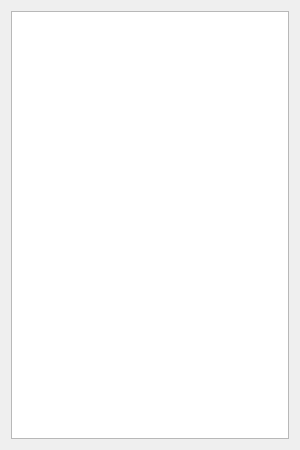
<?xml version="1.0" encoding="UTF-8"?>
<ui version="4.0">
 <class>DownloadLanguageForm</class>
 <widget class="QWidget" name="DownloadLanguageForm">
  <property name="geometry">
   <rect>
    <x>0</x>
    <y>0</y>
    <width>300</width>
    <height>450</height>
   </rect>
  </property>
  <property name="maximumSize">
   <size>
    <width>300</width>
    <height>450</height>
   </size>
  </property>
  <property name="windowTitle">
   <string>Language manager</string>
  </property>
  <property name="windowIcon">
   <iconset theme=":/resources/tray.png"/>
  </property>
  <layout class="QGridLayout" name="gridLayout_2">
   <item row="0" column="0">
    <widget class="QListWidget" name="listWidget"/>
   </item>
  </layout>
 </widget>
 <resources/>
 <connections/>
</ui>
